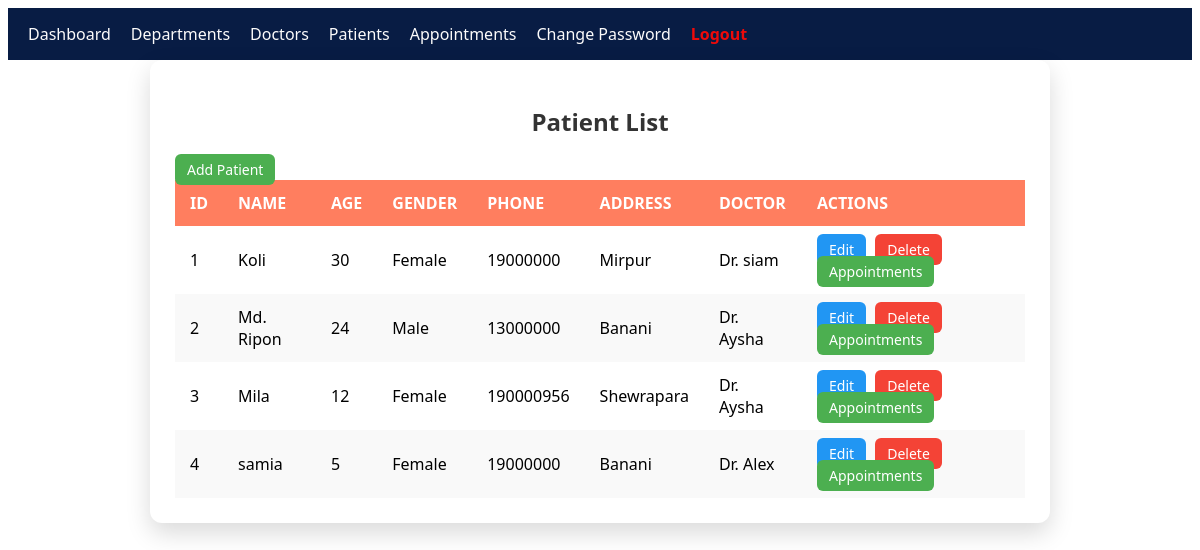
The page /patient_list/ (signed in) on the database its author committed.
### myapp/models.py (models this page shows, shortened)
class Patient(models.Model):
    GENDER_TYPES = [
        ('Female', 'Female'),
        ('Male', 'Male'),
        ('Others', 'Others'),
    ]
    user = models.OneToOneField(CustomUser, on_delete=models.CASCADE, null= True)
    name = models.CharField(max_length=100, null=True)
    age = models.IntegerField(null=True)
    gender = models.CharField(choices=GENDER_TYPES, max_length=100, null=True)
    phone = models.IntegerField(null=True)
    address = models.TextField(null=True)
    doctor = models.ForeignKey(Doctor, on_delete=models.CASCADE, null=True)

class Doctor(models.Model):
    Doctor_Types = [
        ('Dentist', 'Dentist'),
        ('Dermatologist', 'Dermatologist'),
    ]
    user = models.OneToOneField(CustomUser,on_delete=models.CASCADE, null=True)
    name = models.CharField(max_length=100, null=True)
    specialization = models.CharField(choices=Doctor_Types, max_length=100, null=True)
    phone = models.IntegerField(null=True)
    email = models.EmailField(null=True)
    department = models.ForeignKey(Department, on_delete=models.CASCADE, null=True)

### myapp/views.py (the view)
# urls.py: path('patient_list/', patient_list, name="patient_list"),
@login_required
def patient_list(request):
    Pat = Patient.objects.all()
    return render(request, 'patient/patient_list.html', {'Pat': Pat})

### myapp/templates/patient/patient_list.html (shortened to what this page needs)
{% extends 'master/base.html' %}
{% block body %}
  <!DOCTYPE html>
  <html lang="en">
    <head>
    </head>
    <body>
      <div class="category-list-box">
        <h2>Patient List</h2>
        <a href="{% url 'add_patient' %}" class="action-btn view-btn">Add Patient</a>
        <table class="category-table">
          <thead>
            <tr>
              <th>ID</th>
              <th>Name</th>
              <th>Age</th>
              <th>Gender</th>
              <th>Phone</th>
              <th>Address</th>
              <th>Doctor</th>
              <th>Actions</th>
            </tr>
          </thead>
          <tbody>
            {% for i in Pat %}
              <tr>
                <td>{{ forloop.counter }}</td>
                <td>{{ i.name }}</td>
                <td>{{ i.age }}</td>
                <td>{{ i.gender }}</td>
                <td>{{ i.phone }}</td>
                <td>{{ i.address }}</td>
                <td>{{ i.doctor.name }}</td>
                <td>
                  <a href="{% url 'edit_patient' i.id %}" class="action-btn edit-btn">Edit</a>
                  <a href="{% url 'delete_patient' i.id %}" class="action-btn delete-btn">Delete</a>
                  <a href="{% url 'patient_appointment_list' i.id %}" class="action-btn view-btn">Appointments</a>
                </td>
              </tr>
            {% empty %}
              <tr>
                <td colspan="7">No patients found.</td>
              </tr>
            {% endfor %}
          </tbody>
        </table>
      </div>
    </body>
  </html>
{% endblock %}

### myapp/templates/patient/patient_list.html (style rules this page uses)
* { box-sizing: border-box; font-family: 'Segoe UI', Tahoma, sans-serif; }
.category-list-box { max-width: 900px; margin: auto; background: #fff; border-radius: 12px; padding: 25px; box-shadow: 0 10px 25px rgba(0, 0, 0, 0.15); }
.category-list-box h2 { text-align: center; margin-bottom: 20px; color: #333; }
.category-table { width: 100%; border-collapse: collapse; }
.category-table th, .category-table td { text-align: left; padding: 12px 15px; }
.category-table th { background: #ff7e5f; color: #fff; font-weight: 600; text-transform: uppercase; }
.category-table tr:nth-child(even) { background: #f9f9f9; }
.action-btn { padding: 6px 12px; border-radius: 6px; text-decoration: none; font-size: 14px; margin-right: 5px; }
.view-btn { background: #4caf50; color: #fff; }
.edit-btn { background: #2196f3; color: #fff; }
.delete-btn { background: #f44336; color: #fff; }

### rows shown on the page
Patient: name "Koli", age "30", gender "Female", phone "19000000", address "Mirpur", doctor.name "Dr. siam"
Patient: name "Md. Ripon", age "24", gender "Male", phone "13000000", address "Banani", doctor.name "Dr. Aysha"
Patient: name "Mila", age "12", gender "Female", phone "190000956", address "Shewrapara", doctor.name "Dr. Aysha"
Patient: name "samia", age "5", gender "Female", phone "19000000", address "Banani", doctor.name "Dr. Alex"
